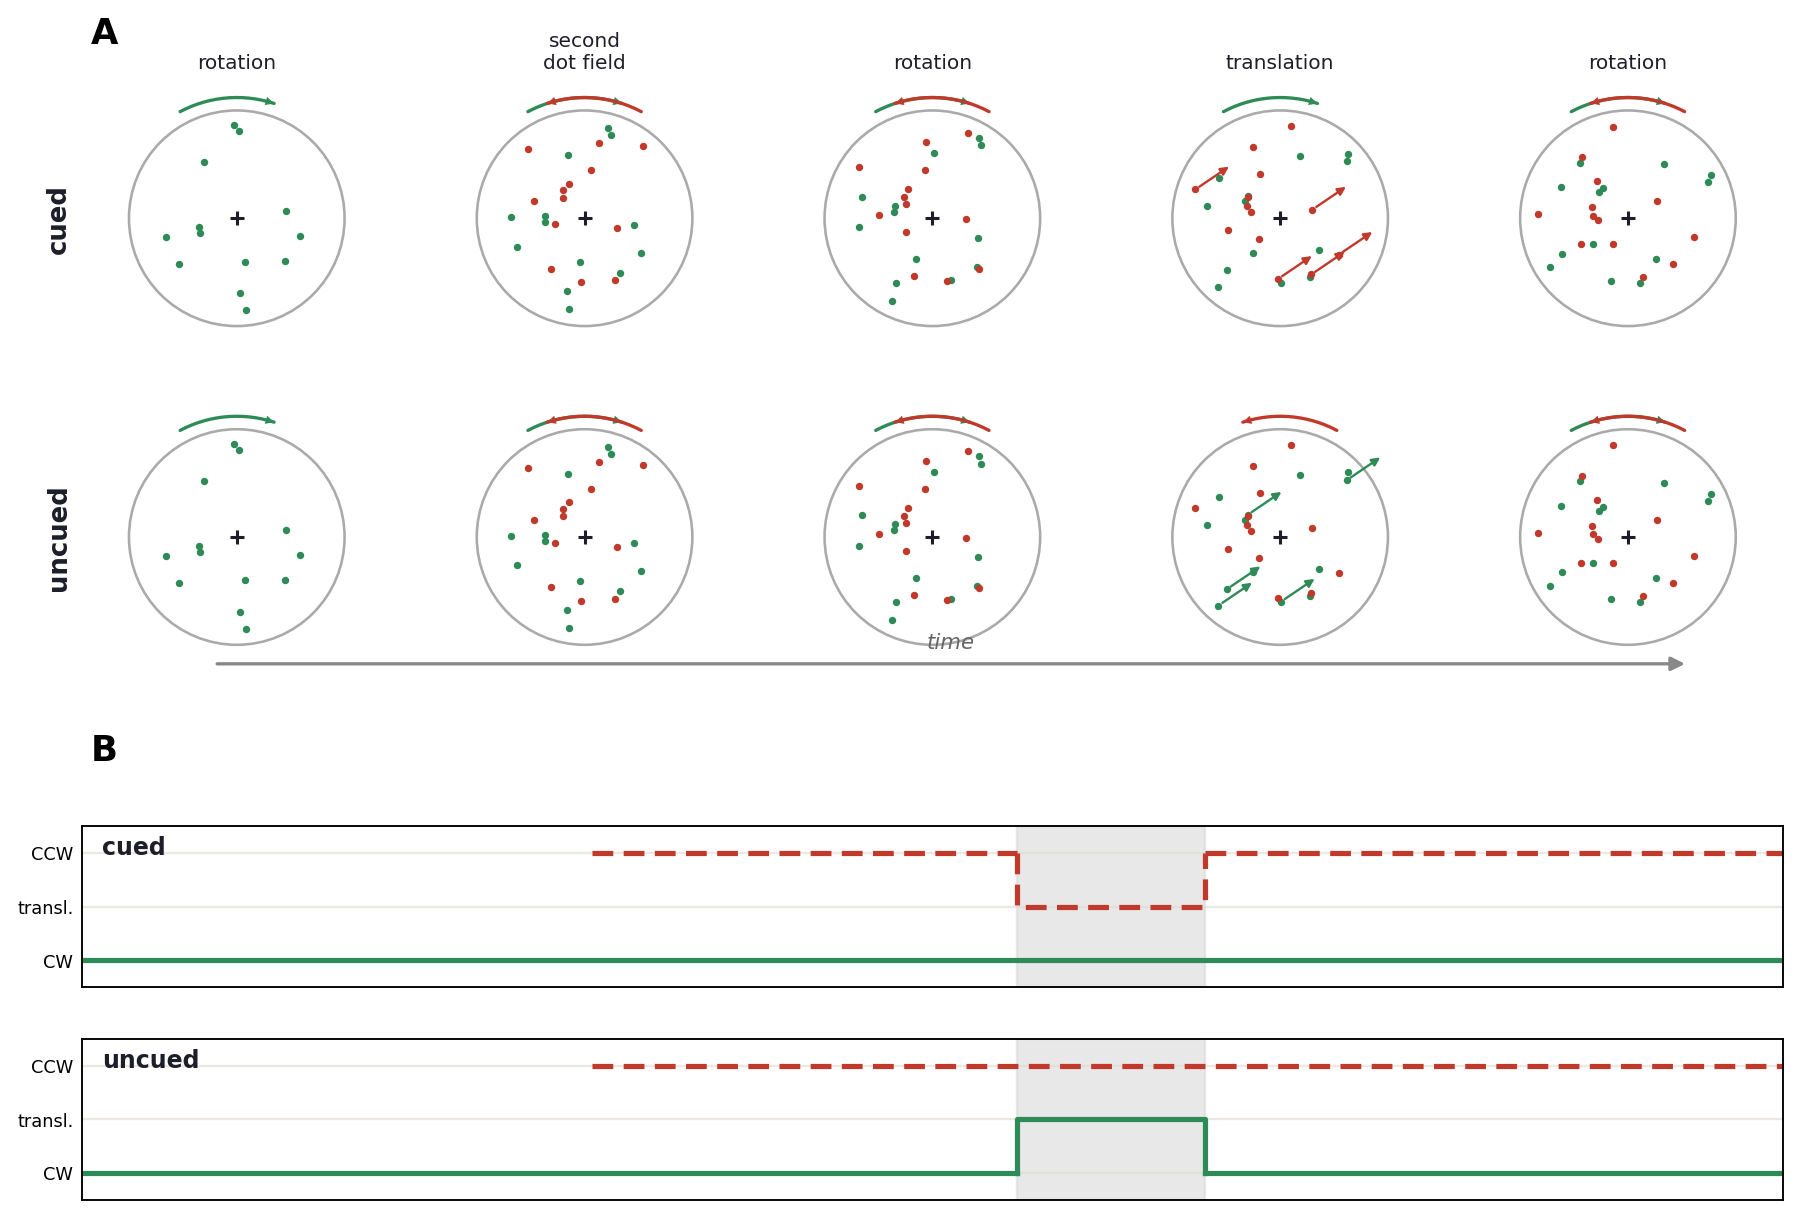

Write Python code to recreate this figure.
"""
Our own remake of the delayed-onset design schematic (after Catek et al., 2022,
Cortex, Fig. 1) — NOT a copy of the published figure.

Panel A: the trial as a sequence of transparent counter-rotating dot-field
frames — first field rotates, the delayed field appears, both rotate, one field
translates briefly, both resume rotating — for the cued and uncued cases.
Panel B: the same trial as a feature-direction timeline (CW / CCW / translation),
colour = dot field, line style = field identity, the translating field dips into
the translation band during the brief window.

Run:  /usr/bin/python3 catek_design_figure.py
"""

import numpy as np
import matplotlib
matplotlib.use("Agg")
import matplotlib.pyplot as plt
import matplotlib.gridspec as gridspec
from matplotlib.patches import Circle, FancyArrowPatch

GREEN, RED = "#2e8b57", "#c0392b"     # first field (CW), delayed field (CCW)
INK = "#1e1e2a"

EPOCHS = ["rotation", "second\ndot field", "rotation", "translation", "rotation"]
TDIR = np.array([0.62, 0.42]); TDIR = TDIR / np.hypot(*TDIR)   # translation dir


def _dots(n, seed, r=0.9):
    rg = np.random.default_rng(seed)
    pts = []
    while len(pts) < n:
        p = rg.uniform(-r, r, 2)
        if np.hypot(*p) < r * 0.97:
            pts.append(p)
    return np.array(pts)


def _rotate(pts, deg):
    a = np.radians(deg); c, s = np.cos(a), np.sin(a)
    return pts @ np.array([[c, -s], [s, c]]).T


def _rot_arrow(ax, sense, color, R=1.12):
    a0, a1 = (118, 72) if sense == "CW" else (62, 108)
    th = np.radians(np.linspace(a0, a1, 16))
    ax.plot(R * np.cos(th), R * np.sin(th), color=color, lw=1.4,
            solid_capstyle="round")
    p0 = (R * np.cos(th[-2]), R * np.sin(th[-2]))
    p1 = (R * np.cos(th[-1]), R * np.sin(th[-1]))
    ax.add_patch(FancyArrowPatch(p0, p1, arrowstyle="-|>", mutation_scale=9,
                                 color=color, lw=0))


def _snapshot(ax, fields, translate=None):
    """fields: list of (color, dots, sense). translate: color of translating field."""
    ax.add_patch(Circle((0, 0), 1.0, fill=False, ec="#aaa", lw=1.1))
    for color, dots, sense in fields:
        ax.scatter(dots[:, 0], dots[:, 1], s=4.5, color=color, zorder=3)
        if translate == color:
            for p in dots[::3]:
                ax.add_patch(FancyArrowPatch(p, p + TDIR * 0.42, arrowstyle="-|>",
                             mutation_scale=7, color=color, lw=1.0, zorder=4))
        elif sense:
            _rot_arrow(ax, sense, color)
    ax.plot(0, 0, marker="+", ms=6, mew=1.3, color=INK, zorder=5)
    ax.set_xlim(-1.32, 1.32); ax.set_ylim(-1.32, 1.32)
    ax.set_aspect("equal"); ax.axis("off")


def _panelA(fig, gs_top):
    g = _dots(13, 1); r = _dots(13, 2)
    gsA = gridspec.GridSpecFromSubplotSpec(2, 5, subplot_spec=gs_top,
                                           hspace=0.12, wspace=0.12)
    for row, cond in enumerate(["cued", "uncued"]):
        transl = RED if cond == "cued" else GREEN     # cued: delayed(red) translates
        for col in range(5):
            ax = fig.add_subplot(gsA[row, col])
            gd = _rotate(g, -16 * col)                 # green rotates CW
            rd = _rotate(r,  16 * col)                 # red rotates CCW
            if col == 0:                               # first field only
                fields = [(GREEN, gd, "CW")]
            else:
                fields = [(GREEN, gd, "CW"), (RED, rd, "CCW")]
            _snapshot(ax, fields, translate=transl if col == 3 else None)
            if row == 0:
                ax.set_title(EPOCHS[col], fontsize=8.5, color=INK, pad=3)
            if col == 0:
                ax.text(-1.65, 0, cond, rotation=90, ha="center", va="center",
                        fontsize=11, fontweight="bold", color=INK)
    # time arrow under the panel (in the gap between A and B)
    fig.add_artist(FancyArrowPatch((0.13, 0.475), (0.92, 0.475),
                   transform=fig.transFigure, arrowstyle="-|>",
                   mutation_scale=12, color="#888", lw=1.4))
    fig.text(0.525, 0.487, "time", fontsize=9, style="italic", color="#666",
             ha="center")


def _traj(ax, cond):
    T, T1, W0, W1 = 1.0, 0.30, 0.55, 0.66          # schematic time fractions
    CCW, TRANS, CW = 2, 1, 0
    ax.set_ylim(-0.5, 2.5); ax.set_xlim(0, T)
    ax.set_yticks([CW, TRANS, CCW]); ax.set_yticklabels(["CW", "transl.", "CCW"],
                                                        fontsize=7.5)
    ax.set_xticks([]); ax.tick_params(length=0)
    for y in (CW, TRANS, CCW):
        ax.axhline(y, color="#ece9e3", lw=1, zorder=0)
    ax.axvspan(W0, W1, color="0.85", alpha=0.6, zorder=0)
    # green = first field (CW), solid ; red = delayed field (CCW), dashed (from T1)
    if cond == "cued":          # delayed (red) translates
        ax.plot([0, T], [CW, CW], color=GREEN, lw=2.2, solid_capstyle="butt")
        ax.plot([T1, W0], [CCW, CCW], color=RED, lw=2.2, ls=(0, (4, 2)))
        ax.plot([W0, W0, W1, W1], [CCW, TRANS, TRANS, CCW], color=RED, lw=2.2,
                ls=(0, (4, 2)))
        ax.plot([W1, T], [CCW, CCW], color=RED, lw=2.2, ls=(0, (4, 2)))
    else:                        # first (green) translates
        ax.plot([T1, T], [CCW, CCW], color=RED, lw=2.2, ls=(0, (4, 2)))
        ax.plot([0, W0], [CW, CW], color=GREEN, lw=2.2)
        ax.plot([W0, W0, W1, W1], [CW, TRANS, TRANS, CW], color=GREEN, lw=2.2)
        ax.plot([W1, T], [CW, CW], color=GREEN, lw=2.2)
    ax.text(0.012, 2.32, cond, fontsize=10, fontweight="bold", color=INK,
            va="top")


def main():
    fig = plt.figure(figsize=(11.0, 7.6))
    gs = gridspec.GridSpec(2, 1, height_ratios=[1.0, 0.62], top=0.93, bottom=0.06,
                           left=0.06, right=0.97, hspace=0.30)
    _panelA(fig, gs[0])

    gsB = gridspec.GridSpecFromSubplotSpec(2, 1, subplot_spec=gs[1], hspace=0.32)
    for i, cond in enumerate(["cued", "uncued"]):
        _traj(fig.add_subplot(gsB[i]), cond)

    fig.text(0.065, 0.955, "A", fontsize=15, fontweight="bold")
    fig.text(0.065, 0.40, "B", fontsize=15, fontweight="bold")
    fig.savefig("catek_design_figure.png", dpi=170, bbox_inches="tight",
                facecolor="white")
    plt.close(fig)
    print("wrote catek_design_figure.png")


if __name__ == "__main__":
    main()
